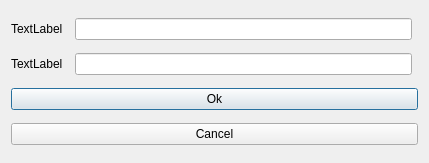
<?xml version="1.0" encoding="UTF-8"?>
<ui version="4.0">
 <class>BaseUi</class>
 <widget class="QDialog" name="BaseUi">
  <property name="geometry">
   <rect>
    <x>0</x>
    <y>0</y>
    <width>429</width>
    <height>163</height>
   </rect>
  </property>
  <property name="windowTitle">
   <string>Dialog</string>
  </property>
  <layout class="QGridLayout" name="gridLayout">
   <item row="1" column="0">
    <widget class="QLabel" name="label1">
     <property name="sizePolicy">
      <sizepolicy hsizetype="Minimum" vsizetype="Minimum">
       <horstretch>0</horstretch>
       <verstretch>0</verstretch>
      </sizepolicy>
     </property>
     <property name="text">
      <string>TextLabel</string>
     </property>
    </widget>
   </item>
   <item row="6" column="0" colspan="4">
    <widget class="QPushButton" name="pushButtonOk">
     <property name="text">
      <string>Ok</string>
     </property>
    </widget>
   </item>
   <item row="7" column="0" colspan="4">
    <widget class="QPushButton" name="pushButtonCancel">
     <property name="text">
      <string>Cancel</string>
     </property>
    </widget>
   </item>
   <item row="4" column="0">
    <widget class="QLabel" name="label2">
     <property name="sizePolicy">
      <sizepolicy hsizetype="Minimum" vsizetype="Preferred">
       <horstretch>0</horstretch>
       <verstretch>0</verstretch>
      </sizepolicy>
     </property>
     <property name="text">
      <string>TextLabel</string>
     </property>
    </widget>
   </item>
   <item row="4" column="2">
    <widget class="QLineEdit" name="lineEdit2"/>
   </item>
   <item row="1" column="2">
    <widget class="QLineEdit" name="lineEdit1"/>
   </item>
  </layout>
 </widget>
 <resources/>
 <connections>
  <connection>
   <sender>pushButtonCancel</sender>
   <signal>clicked()</signal>
   <receiver>BaseUi</receiver>
   <slot>close()</slot>
   <hints>
    <hint type="sourcelabel">
     <x>162</x>
     <y>126</y>
    </hint>
    <hint type="destinationlabel">
     <x>223</x>
     <y>114</y>
    </hint>
   </hints>
  </connection>
 </connections>
</ui>
